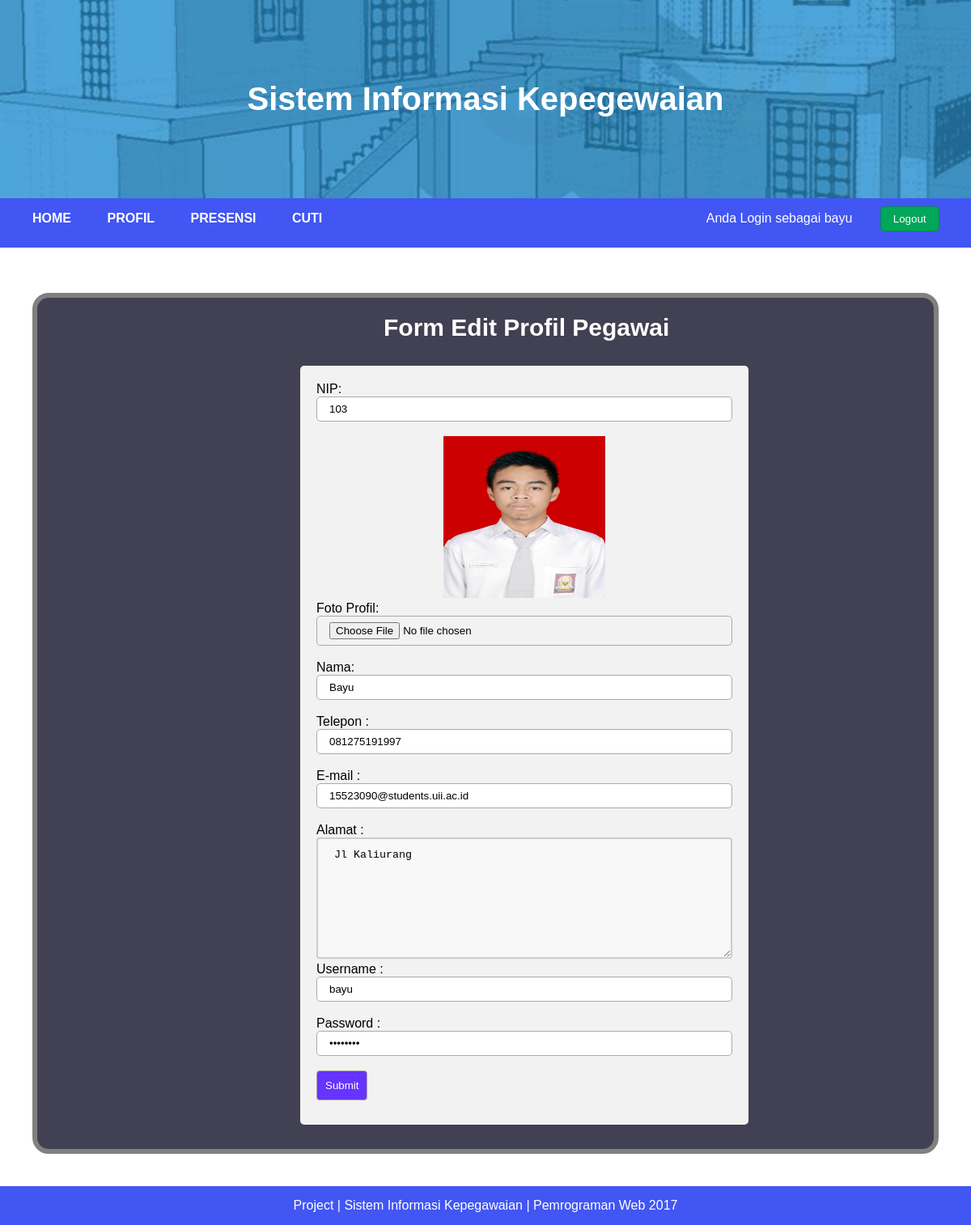
Page /form_edit_profil_pegawai.php (signed in) on the committed database.
### tables this page shows
CREATE TABLE `pegawai` (
  `nip` varchar(25) NOT NULL,
  `img` varchar(255) NOT NULL,
  `nama` varchar(50) NOT NULL,
  `telepon` varchar(15) NOT NULL,
  `email` varchar(50) NOT NULL,
  `jabatan` varchar(50) NOT NULL,
  `alamat` varchar(255) NOT NULL,
  `gaji` int(20) NOT NULL,
  `username` varchar(50) NOT NULL,
  `password` varchar(50) NOT NULL,
  `id_jabatan` varchar(10) NOT NULL,
  `id_departemen` varchar(10) NOT NULL,
  `id` int(5) NOT NULL,
  `level` int(1) NOT NULL
);

### form_edit_profil_pegawai.php (the view, shortened to what this page needs)
<?php
	$username=$_SESSION['pegawai'];
	$query=mysql_query("SELECT * FROM pegawai WHERE username='$username'");
	$result = mysql_fetch_array($query);
?>
<!DOCTYPE html>
<html>
<head>
	<link rel="stylesheet" type="text/css" href="css/style.css">
</head>
<body>
	<div class="container">
		<header>
			<h1>Sistem Informasi Kepegewaian</h1>
		</header>
		<nav id="navbar">
			<ul>
				<li><a href="pegawai.php">HOME</a></li>
				<li><a href="profil_pegawai.php">PROFIL</a></li>
				<li>
					<a href="#" class="dropdown-slide1">PRESENSI</a>
				</li>
				<li>
					<a href="#" class="dropdown-slide2">CUTI</a>
				</li>
				<span style="color: white; margin-left:450px;">Anda Login sebagai <?php echo $_SESSION['pegawai']; ?></span>
				<li style="margin-left: 20px">
					<form>
						<input type="button" value="Logout" id="btn-submit" onclick="window.location = 'proses/logout_pegawai.php';"/>
					</form>
				</li>
			</ul>
		</nav>
		<section class="middle">
			<section class="content">
				<div class="kotak" align="left">
					<h1 style="margin-left:428px;">Form Edit Profil Pegawai</h1>
					<div class="container-form">
						<form method="post" action="proses/edit_profil_pegawai.php" enctype="multipart/form-data">
							<label style="color: black">NIP: </label><br>
							<input id="input" type="text" name="nip" placeholder="Masukkan NIP" value="<?= $result['nip'];?>" readonly><br><br>
							<center><img style="width: 200px; height:200px;" src="images/profilimg/<?php echo $result['img'];?> "></center>
							<label style="color: black">Foto Profil: </label><br>
							<input id="input" type="file" name="img" value="<?= $result['img'];?>" required><br><br>
							<label style="color: black">Nama: </label><br>
							<input id="input" type="text" name="nama" placeholder="Masukkan Nama" value="<?= $result['nama'];?>" required><br><br>
							<label style="color: black">Telepon : </label><br>
							<input id="input" type="text" name="telepon" placeholder="Masukkan No Telepon" value="<?= $result['telepon'];?>" required><br><br>
							<label style="color: black">E-mail : </label><br>
							<input id="input" type="text" name="email" placeholder="Masukkan E-mail" value="<?= $result['email'];?>" required><br><br>
							<label style="color: black">Alamat : </label><br>
							<textarea type="text" name="alamat" placeholder="Masukkan Alamat" required><?= $result['alamat'];?></textarea>
							<label style="color: black">Username : </label><br>
							<input id="input" type="text" name="username" placeholder="Masukkan Username" value="<?= $result['username'];?>" required><br><br>
							<label style="color: black">Password : </label><br>
							<input id="input" type="password" name="password" placeholder="Masukkan Password" value="<?= $result['password'];?>" required><br><br>
							<input class="tombol" type="submit" name="submit" value="Submit" onclick="return klikUbah();" >
						</form>
					</div>
				</div>
			</section>
		</section>
		<footer>
			<p>Project | Sistem Informasi Kepegawaian | Pemrograman Web 2017</p>
		</footer>
	</div>
</body>
</html>

### css/style.css (style rules this page uses)
* { box-sizing: border-box; }
html, body { margin: 0; font-family: Arial; }
.container { margin: auto; }
header { scale: stretch; background: url("../images/header.jpg"); background-size: 130%; padding: 100px; }
header h1 { margin: 0; text-align: center; font-size: 40px; color: white; }
#navbar { background: #4256f4; }
#navbar ul { margin-left: 20px; margin-top: 0px; padding: 0; text-align: left; }
#navbar li { list-style: none; position: relative; display: inline-block; }
#navbar li a { display: block; padding: 10px 20px; color: #fff; font-weight: bold; text-decoration: none; transition: .5s; background: #4256f4; }
#navbar form { color: #fff; padding: 10px 20px 20px 10px; }
section.middle { background: white; padding: 20px; }
section.content { display: block; overflow: hidden; min-height: 50vh; padding: 20px; background: #fff; }
.tombol { text-decoration: none; background: #6633FF; padding: 10px; color: white; border-radius: 4px; margin-bottom: 10px; }
#input { width: 100%; }
#btn-submit { padding: 7px 15px; background: #00a65a; border-radius: 5px; border: 1px solid #008d4c; color: #fff; }
textarea { width: 100%; height: 150px; padding: 12px 20px; box-sizing: border-box; border: 2px solid #ccc; border-radius: 4px; background-color: #f8f8f8; }
.kotak { height: auto; width: wrap; background-color: #424153; border: 6px solid grey; border-radius: 20px; margin: auto; }
div.kotak h1 { color:white; font-family: arial; text-align: left; margin: 20px; font-size: 30px; }
.container-form { width: 50%; border-radius: 5px; background-color: #f2f2f2; padding: 20px; margin:30px 30px 30px 325px; }
form label { width: 150px; padding-top: 7px; }
form input { display: inline-block; overflow: hidden; padding: 7px 15px; border-radius: 5px; border: 1px solid #aaa; }
footer { text-align: center; background: #4256f4; color: white; }
footer p { margin: 0; padding: 15px; }

### rows in the picture
pegawai: nip "103", img (picture), nama "Bayu", telepon "081275191997", email "15523090@students.uii.ac.id", alamat "Jl Kaliurang", username "bayu"

### other values in the picture
$_SESSION['pegawai'] "bayu"
